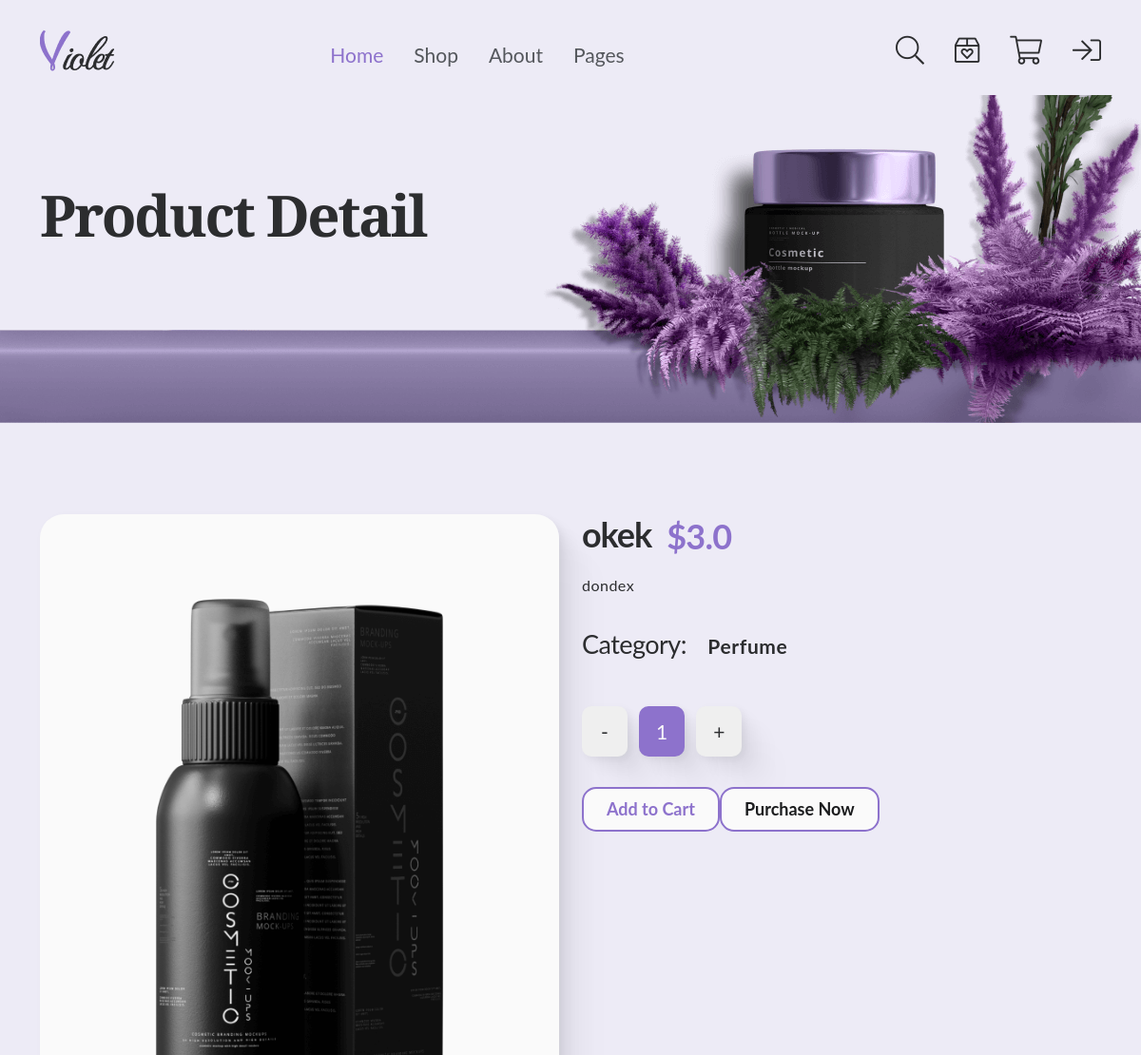
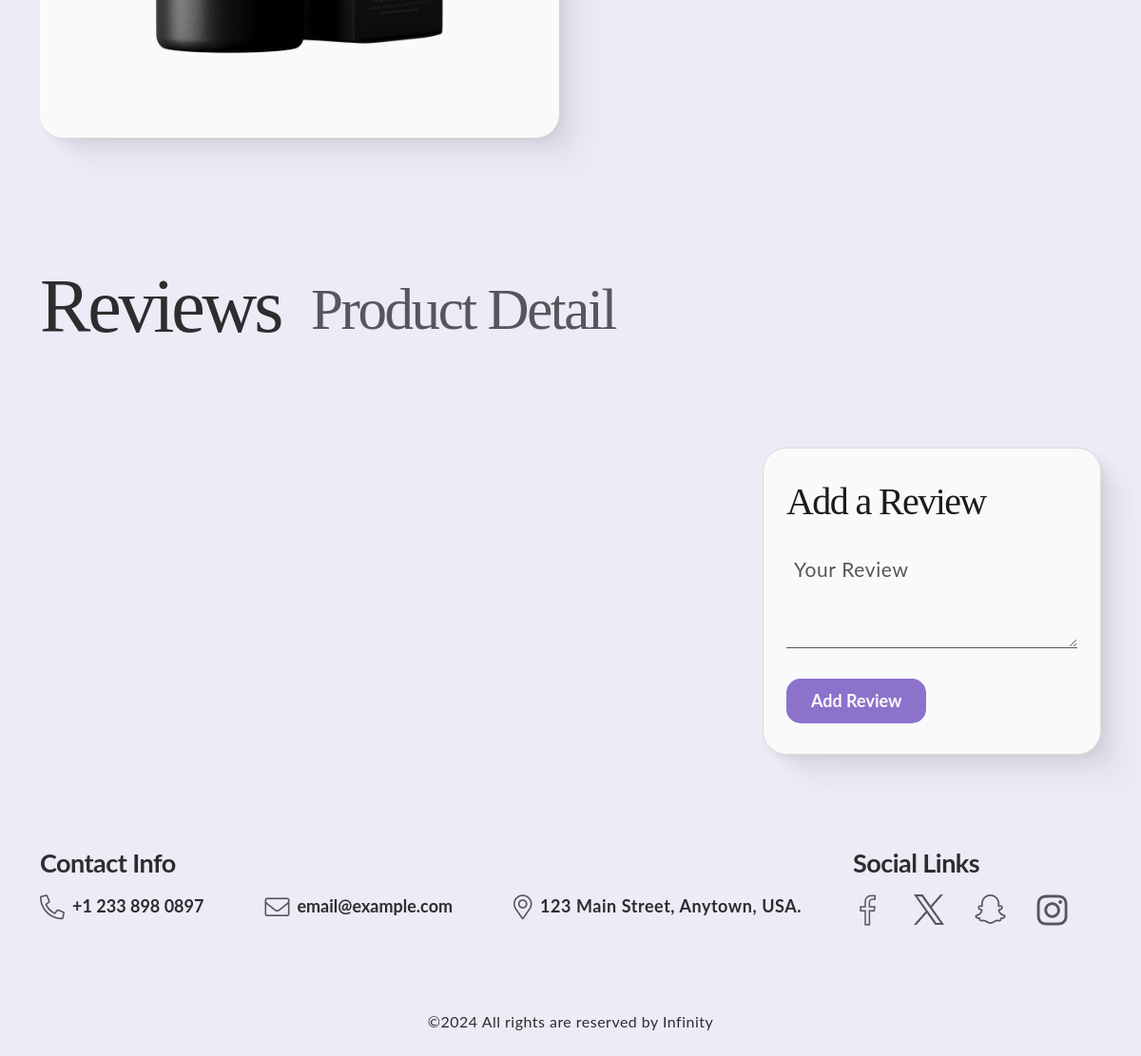
Page /product_detail/3 on the committed database (2 pictures, top to bottom).
### app.py (models this page shows)
class Product(db.Model):
    id = db.Column(db.Integer, primary_key=True)
    name = db.Column(db.String(100))
    price = db.Column(db.Float)
    category = db.Column(db.String(50))
    image = db.Column(db.String(200))
    short_note = db.Column(db.Text)  # Field for short notes

### app.py (the view)
@app.route('/product_detail/<int:product_id>', methods=['GET'])
def product_detail(product_id):
    product = Product.query.get_or_404(product_id)
    page = request.args.get('page', 1, type=int)  # Default to page 1 if not provided
    reviews_per_page = 4  # Number of reviews per page
    reviews_paginated = Review.query.filter_by(product_id=product_id).paginate(
        page=page, per_page=reviews_per_page, error_out=False
    )
    return render_template(
        'product_detail.html',
        product=product,
        reviews=reviews_paginated.items,  # Paginated review items
        pagination=reviews_paginated       # Full pagination object
    )

### app.py (called while the page is built)
@app.before_request
def before_request():
    if 'cart' not in session:
        session['cart'] = {}

@app.context_processor
def cart_context():
    cart = session.get('cart', {})
    cart_count = sum(item['quantity'] for item in cart.values())
    cart_total = sum(item['price'] * item['quantity'] for item in cart.values())
    return {
        'cart': cart,
        'cart_count': cart_count,
        'cart_total': cart_total,
        'cart_item_count': len(cart)  # Add this for item count
    }

### templates/product_detail.html (shortened to what this page needs)
{% extends 'layout.html' %}
{% block product_detail %}
            <section class="page-start-banner">
                <div class="container">
                    <h2 class="title">Product Detail</h2>
                </div>
            </section>
            <section class="product-detail pt-96 pb-48">
                <div class="container">
                    <div class="row">
                        <div class="col-lg-6">
                            <div class="detail-img-block">
                                <img alt="Product image" src="{{ url_for('static', filename=product.image.replace('\\', '/')) }}">
                            </div>
                        </div>
                        <div class="col-lg-6">
                            <div class="detail">
                                <div class="d-flex mb-16">
                                    <h5 class="p-name">{{ product.name }}</h5>
                                    <h6 class="price">${{ product.price }}</h6>
                                </div>
                                <p class="mb-32">
                                    {{ product.short_note }}
                                </p>
                                <div class="features mb-32">
                                    <h6 class="title">Category: <span>{{ product.category }}</span></h6>
                                </div>
                                <div class="lower-content">
                                    <div class="quantity quantity-wrap">
                                        <input class="decrement" type="button" value="-" >
                                        <input type="text" name="quantity" value="1" maxlength="2" size="1" class="number">
                                        <input class="increment" type="button" value="+" >
                                    </div>
                                </div>
                                <div class="d-sm-flex">
                                    <a href="#" onclick="addToCart('{{ product.id }}'); return false;" class="cus-btn light cart-button">Add to Cart</a>
                                    <a href="#" class="cus-btn bordered">Purchase Now</a>
                                </div>
                            </div>
                        </div>
                            </div>
                        </div>
                    </div>
            <section class="about-products pt-48 pb-48">
                <div class="container">
                    <div class="about-product pt-5">
                        <ul class="nav nav-tabs title-btn" id="myTab" role="tablist">
                            <li class="nav-item" role="presentation">
                              <button class="nav-link active" data-bs-toggle="tab" data-bs-target="#reviews" type="button" role="tab">Reviews</button>
                            </li>
                            <li class="nav-item" role="presentation">
                                <button class="nav-link" data-bs-toggle="tab" data-bs-target="#description" type="button" role="tab">Product Detail</button>
                            </li>
                        </ul>
                        <div class="tab-content">
                            <div id="reviews" class="tab-pane in active pt-4">
                                <div class="row">
                                    <div class="col-lg-8">
                                        <div id="reviews" class="tab-pane in active pt-4">
                                        </div>
                                    </div>
                                    <div class="col-lg-4">
                                        <div class="design-block">
                                            <h6>Add a Review</h6>
                                            <form method="POST" action="{{ url_for('add_review', product_id=product.id) }}">
                                                <div class="input-group mb-32">
                                                    <textarea name="review" class="form-control" id="review" rows="3" required placeholder="Your Review"></textarea>
                                                </div>
                                                <button type="submit" class="cus-btn dark">Add Review</button>
                                            </form>
                                        </div>
                                    </div>
                                </div>
                            </div>
                        </div>
                    </div>
                </div>
            </section>
            <footer class="footer">
                <div class="container">
                    <div class="bottom-content">
                        <div class="row">
                            <div class="col-xl-9">
                                <h5 class="title">Contact Info</h5>
                                <div class="contact-row">
                                    <ul class="contact-list list-unstyled">
                                        <li><a href="tel:123456789"><i class="fal fa-phone-alt"></i>+1 233 898 0897</a></li>
                                        <li><a href="mailto:info@gmail.com"><i class="fal fa-envelope"></i>email@example.com</a></li>
                                        <li><span> <i class="fal fa-map-marker-alt"></i>123 Main Street, Anytown, USA.</span></li>
                                    </ul>
                                </div>
                            </div>
                            <div class="col-xl-3">
                                <h5 class="title">Social Links</h5>
                                <div class="contact-row">
                                    <ul class="footer-social-icon list-unstyled">
                                        <li><a href="#"><img src="{{url_for('static', filename='assets/media/icon/icon.png')}}" alt=""></a></li>
                                        <li><a href="#"><img src="{{url_for('static', filename='assets/media/icon/Vector.png')}}" alt=""></a></li>
                                        <li><a href="#"><img src="{{url_for('static', filename='assets/media/icon/Vector-1.png')}}" alt=""></a></li>
                                        <li><a href="#"><img src="{{url_for('static', filename='assets/media/icon/Vector-2.png')}}" alt=""></a></li>
                                    </ul>
                                </div>
                            </div>
                        </div>
                    </div>
                    <div class="text-center">
                        <p class="copyright">©2024 All rights are reserved by Infinity</p>
                    </div>
                </div>
            </footer>
            {% endblock product_detail %}

### templates/product_detail.html (style rules this page uses)
.design-block { margin-top: 30px; padding: 20px; background-color: #f9f9f9; border-radius: 5px; border: 1px solid #ddd; }
textarea { resize: vertical; min-height: 100px; }

### rows in the picture
Product: name "okek", price "3.0", short_note "dondex", category "Perfume"
